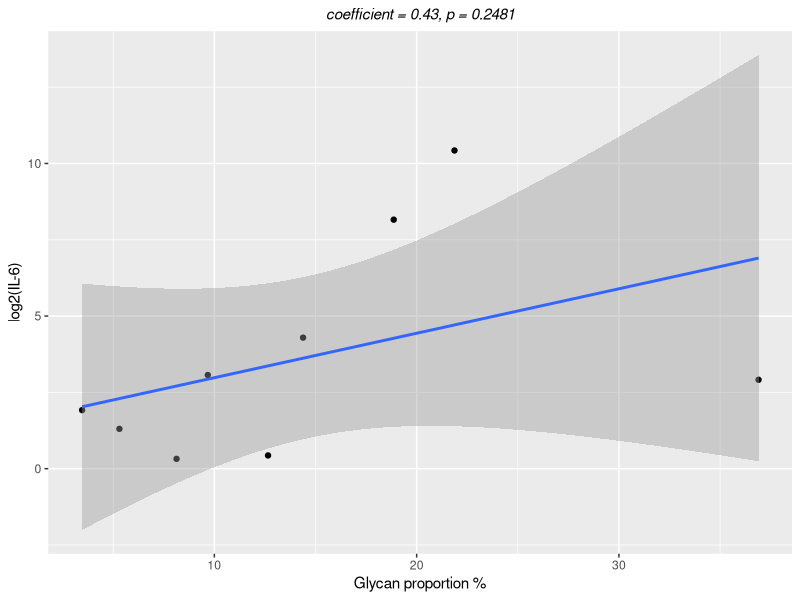
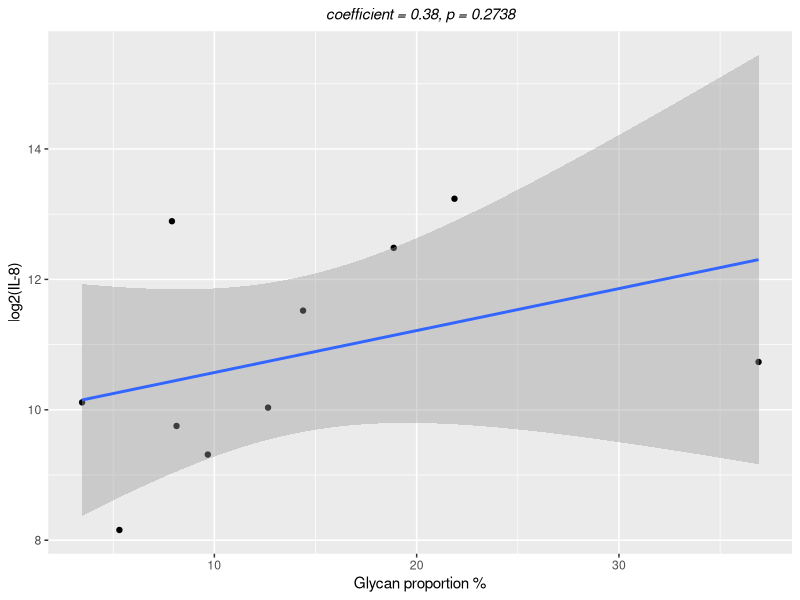
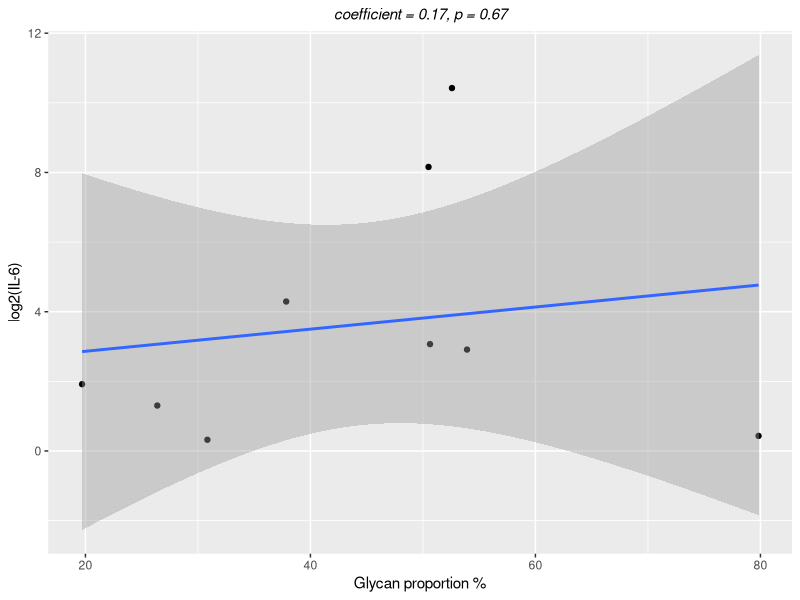
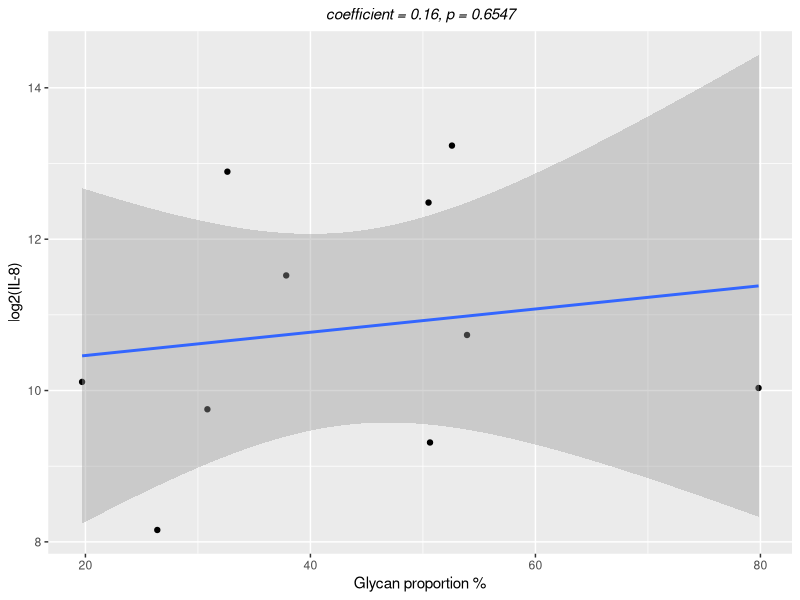
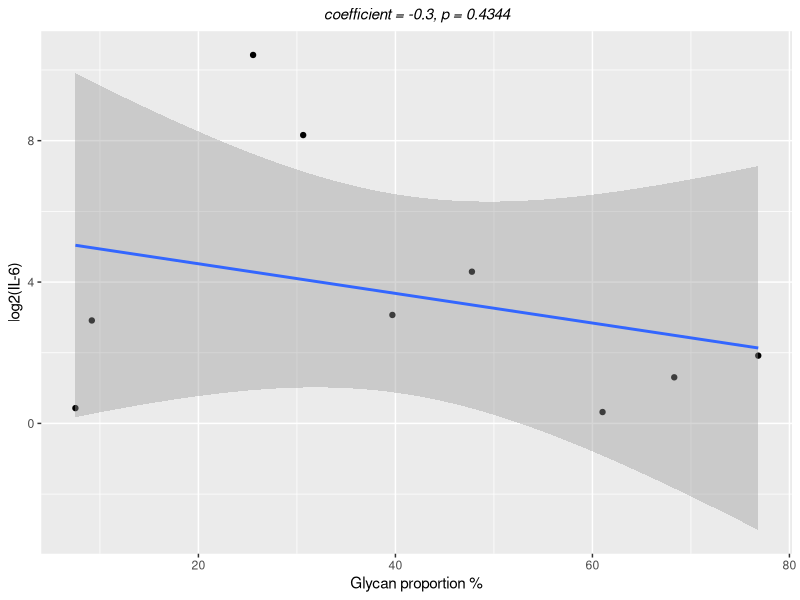
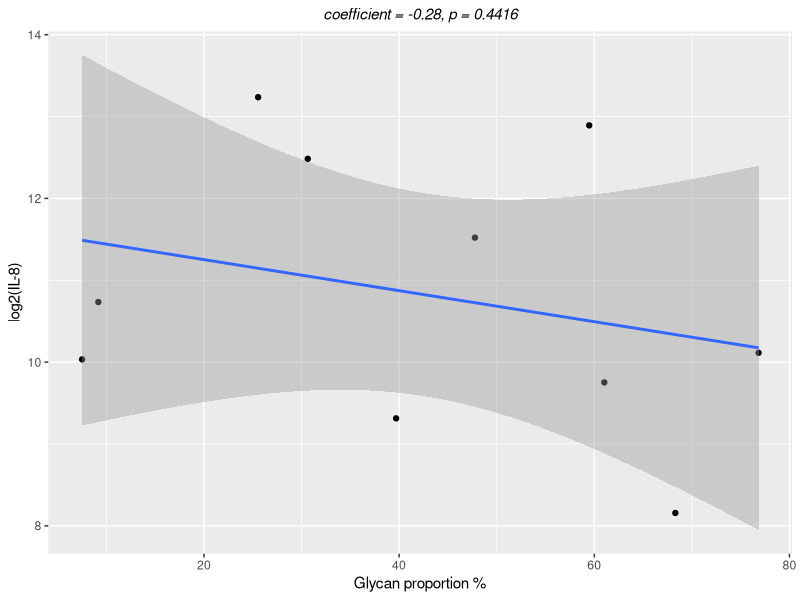
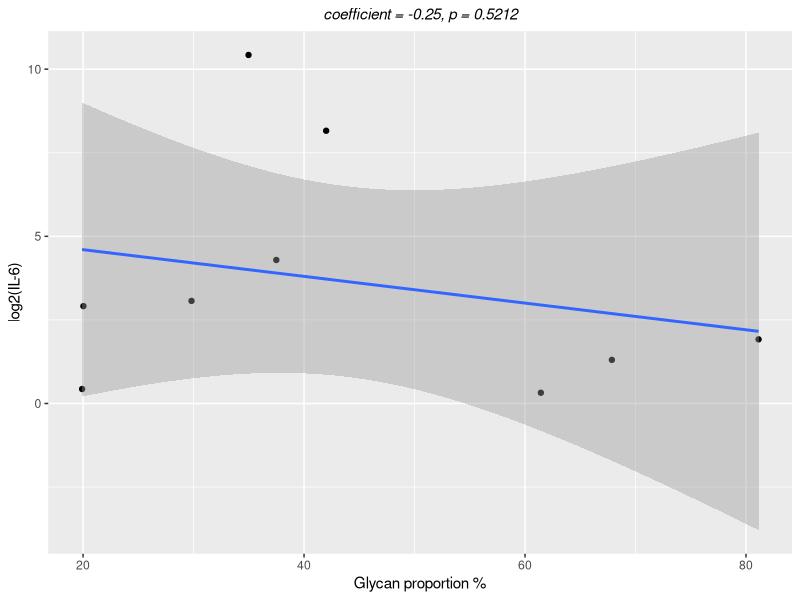
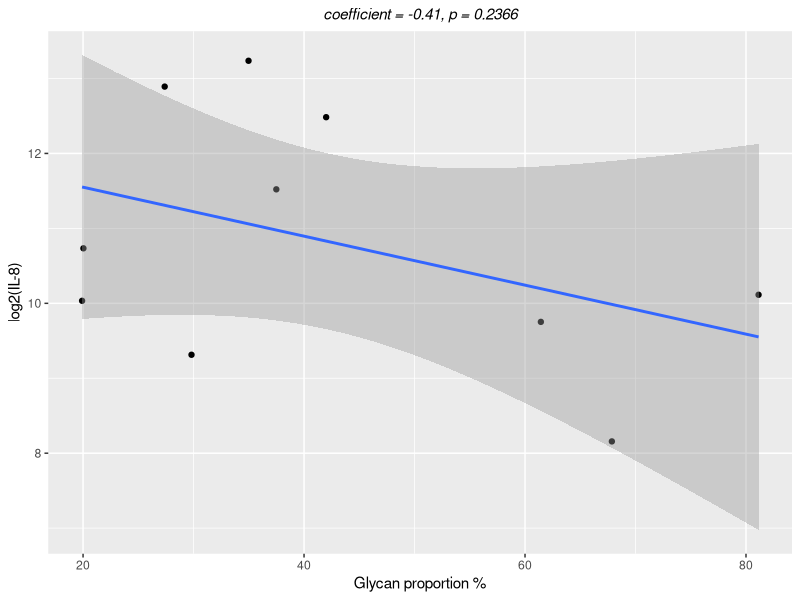

Write R code to recreate these figures, in order.
############# Load packages, input background information #####

## Load ggplot2 
library(ggplot2)

############# Supplementary Figure 8 A ####################################

## import the data
res=read.csv('Supplementary_Figure_8_A.csv')

## total intensity should be above 0
res=subset.data.frame(res, total_Intensity>0)

## add relative intensity column
res['relative.intensity']=res$dHex_Intensity/res$total_Intensity

## plot the results IL-6
temp=cor.test(res$relative.intensity, log2(as.numeric(as.vector(res$IL.6))))
coefficient=as.vector(temp[[4]])
coefficient=round(coefficient,digits = 2)
p=temp[[3]]
p=round(p, digits = 4)
ggplot(res, aes(relative.intensity*100, log2(as.numeric(as.vector(IL.6)))))+
  geom_point()+
  labs(x='Glycan proportion %', y='log2(IL-6)',
       subtitle = paste('coefficient = ',coefficient,', ', 'p = ',p,sep=''))+
  geom_smooth(method=lm)+
  theme( plot.subtitle = element_text(hjust = 0.5, face = 'italic'))

## plot the results IL-8
temp=cor.test(res$relative.intensity, log2(as.numeric(as.vector(res$IL.8))))
coefficient=as.vector(temp[[4]])
coefficient=round(coefficient,digits = 2)
p=temp[[3]]
p=round(p, digits = 4)
ggplot(res, aes(relative.intensity*100, log2(as.numeric(as.vector(IL.8)))))+
  geom_point()+
  labs(x='Glycan proportion %', y='log2(IL-8)',
       subtitle = paste('coefficient = ',coefficient,', ', 'p = ',p,sep=''))+
  geom_smooth(method=lm)+
  theme( plot.subtitle = element_text(hjust = 0.5, face = 'italic'))

############# Supplementary Figure 8 B ####################################

## import the data
res=read.csv('Supplementary_Figure_8_B.csv')

## total intensity should be above 0
res=subset.data.frame(res, total_Intensity>0)

## add relative intensity column
res['relative.intensity']=res$dHex_Intensity/res$total_Intensity

## plot the results IL-6
temp=cor.test(res$relative.intensity, log2(as.numeric(as.vector(res$IL.6))))
coefficient=as.vector(temp[[4]])
coefficient=round(coefficient,digits = 2)
p=temp[[3]]
p=round(p, digits = 4)
ggplot(res, aes(relative.intensity*100, log2(as.numeric(as.vector(IL.6)))))+
  geom_point()+
  labs(x='Glycan proportion %', y='log2(IL-6)',
       subtitle = paste('coefficient = ',coefficient,', ', 'p = ',p,sep=''))+
  geom_smooth(method=lm)+
  theme( plot.subtitle = element_text(hjust = 0.5, face = 'italic'))

## plot the results IL-8
temp=cor.test(res$relative.intensity, log2(as.numeric(as.vector(res$IL.8))))
coefficient=as.vector(temp[[4]])
coefficient=round(coefficient,digits = 2)
p=temp[[3]]
p=round(p, digits = 4)
ggplot(res, aes(relative.intensity*100, log2(as.numeric(as.vector(IL.8)))))+
  geom_point()+
  labs(x='Glycan proportion %', y='log2(IL-8)',
       subtitle = paste('coefficient = ',coefficient,', ', 'p = ',p,sep=''))+
  geom_smooth(method=lm)+
  theme( plot.subtitle = element_text(hjust = 0.5, face = 'italic'))

############# Supplementary Figure 8 C ####################################

## import the data
res=read.csv('Supplementary_Figure_8_C.csv')

## total intensity should be above 0
res=subset.data.frame(res, total_Intensity>0)

## add relative intensity column
res['relative.intensity']=res$dHex_Intensity/res$total_Intensity

## plot the results IL-6
temp=cor.test(res$relative.intensity, log2(as.numeric(as.vector(res$IL.6))))
coefficient=as.vector(temp[[4]])
coefficient=round(coefficient,digits = 2)
p=temp[[3]]
p=round(p, digits = 4)
ggplot(res, aes(relative.intensity*100, log2(as.numeric(as.vector(IL.6)))))+
  geom_point()+
  labs(x='Glycan proportion %', y='log2(IL-6)',
       subtitle = paste('coefficient = ',coefficient,', ', 'p = ',p,sep=''))+
  geom_smooth(method=lm)+
  theme( plot.subtitle = element_text(hjust = 0.5, face = 'italic'))

## plot the results IL-8
temp=cor.test(res$relative.intensity, log2(as.numeric(as.vector(res$IL.8))))
coefficient=as.vector(temp[[4]])
coefficient=round(coefficient,digits = 2)
p=temp[[3]]
p=round(p, digits = 4)
ggplot(res, aes(relative.intensity*100, log2(as.numeric(as.vector(IL.8)))))+
  geom_point()+
  labs(x='Glycan proportion %', y='log2(IL-8)',
       subtitle = paste('coefficient = ',coefficient,', ', 'p = ',p,sep=''))+
  geom_smooth(method=lm)+
  theme( plot.subtitle = element_text(hjust = 0.5, face = 'italic'))

############# Supplementary Figure 8 D ####################################

## import the data
res=read.csv('Supplementary_Figure_8_D.csv')

## total intensity should be above 0
res=subset.data.frame(res, total_Intensity>0)

## add relative intensity column
res['relative.intensity']=res$dHex_Intensity/res$total_Intensity

## plot the results IL-6
temp=cor.test(res$relative.intensity, log2(as.numeric(as.vector(res$IL.6))))
coefficient=as.vector(temp[[4]])
coefficient=round(coefficient,digits = 2)
p=temp[[3]]
p=round(p, digits = 4)
ggplot(res, aes(relative.intensity*100, log2(as.numeric(as.vector(IL.6)))))+
  geom_point()+
  labs(x='Glycan proportion %', y='log2(IL-6)',
       subtitle = paste('coefficient = ',coefficient,', ', 'p = ',p,sep=''))+
  geom_smooth(method=lm)+
  theme( plot.subtitle = element_text(hjust = 0.5, face = 'italic'))

## plot the results IL-8
temp=cor.test(res$relative.intensity, log2(as.numeric(as.vector(res$IL.8))))
coefficient=as.vector(temp[[4]])
coefficient=round(coefficient,digits = 2)
p=temp[[3]]
p=round(p, digits = 4)
ggplot(res, aes(relative.intensity*100, log2(as.numeric(as.vector(IL.8)))))+
  geom_point()+
  labs(x='Glycan proportion %', y='log2(IL-8)',
       subtitle = paste('coefficient = ',coefficient,', ', 'p = ',p,sep=''))+
  geom_smooth(method=lm)+
  theme( plot.subtitle = element_text(hjust = 0.5, face = 'italic'))
